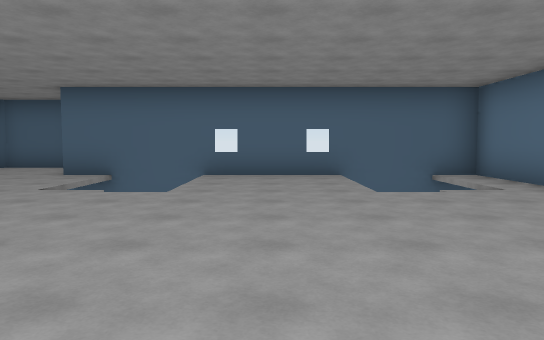
[1] (above)

14 first-person views from a walk through a 3-D level made in the Unity game engine. The camera is 1.4 m above the floor, tilts 4° down and sees 70° across. The floor is counted in squares, 2 m on a side. Each view is taken from the middle of a square. On the plan, view 1 faces up. The plan holds only what a view shows up to about 11 squares ahead; the rest is blank. The place goes on beyond the plan. The player is left out.

[2]
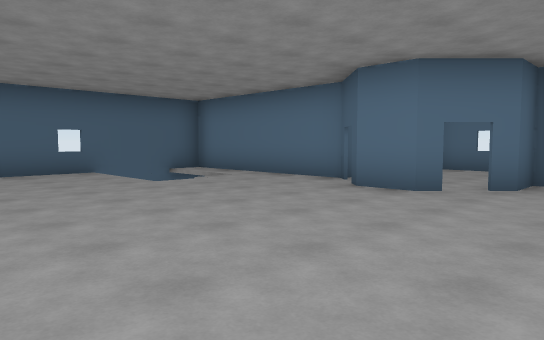

[3]
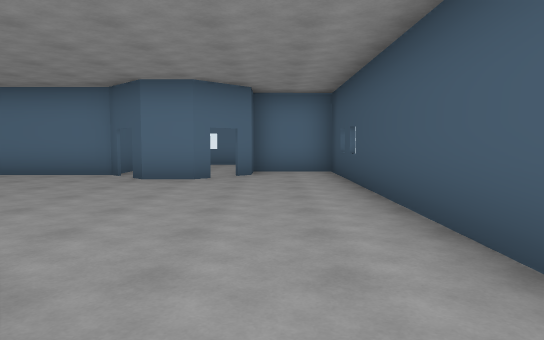

[4]
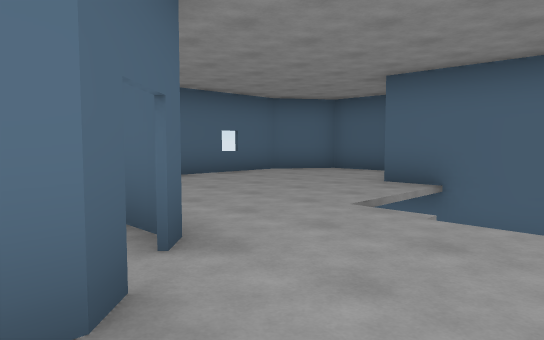

[5]
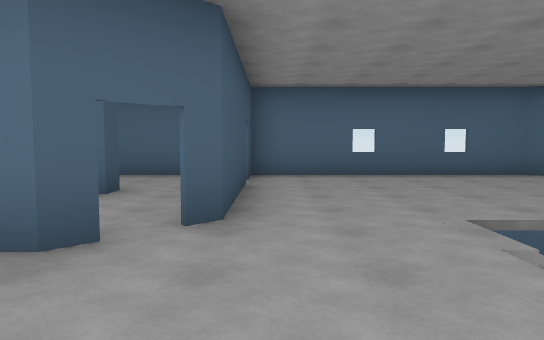

[6]
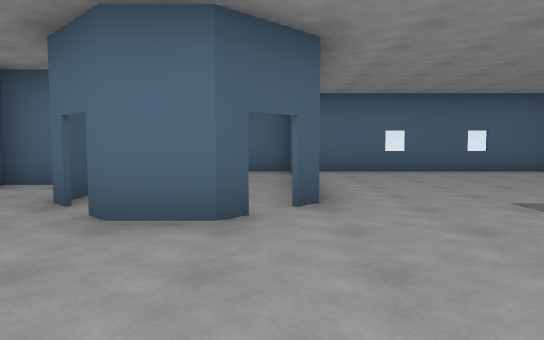

[7]
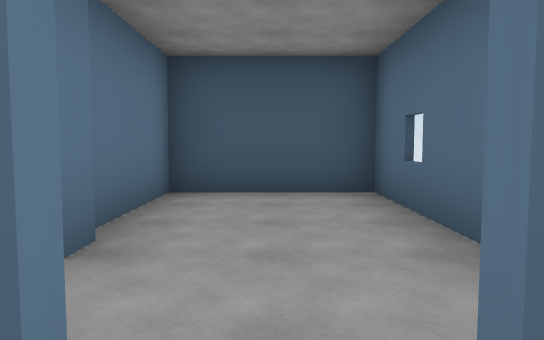

[8]
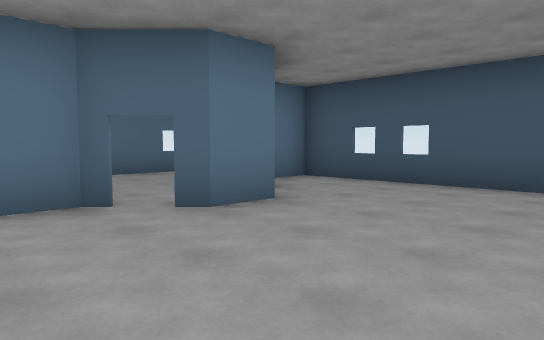

[9]
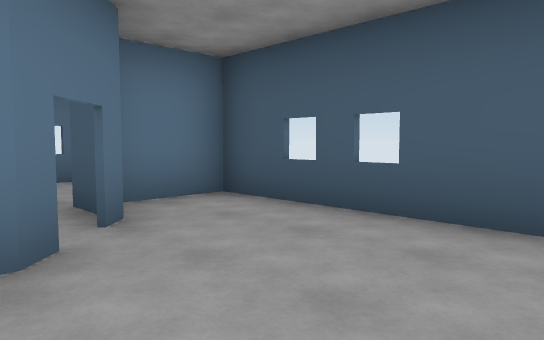

[10]
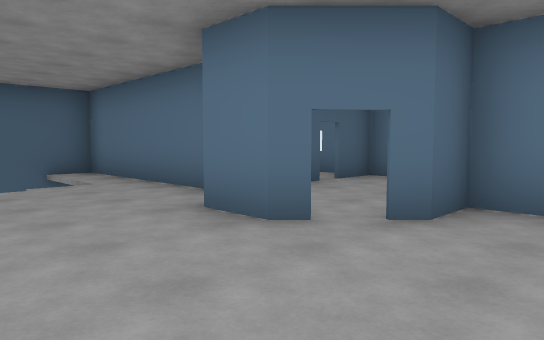

[11]
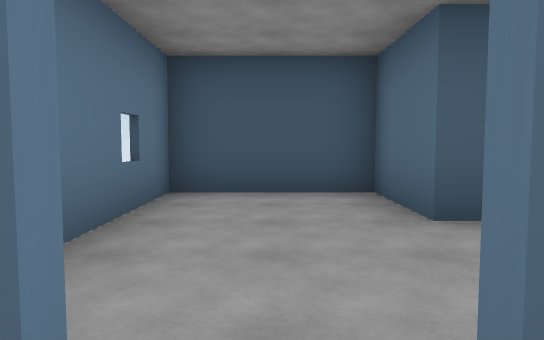

[12]
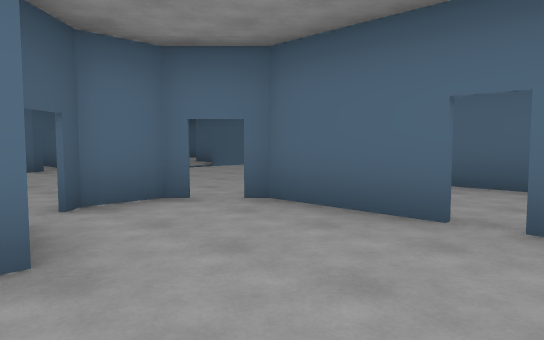

[13]
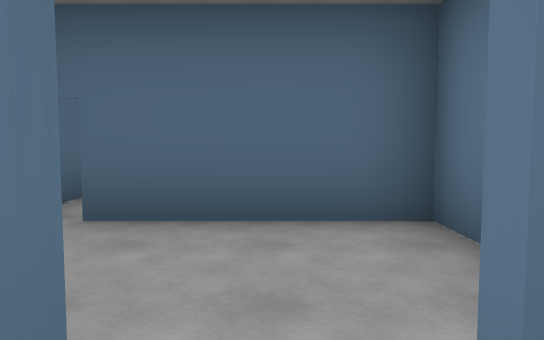

[14]
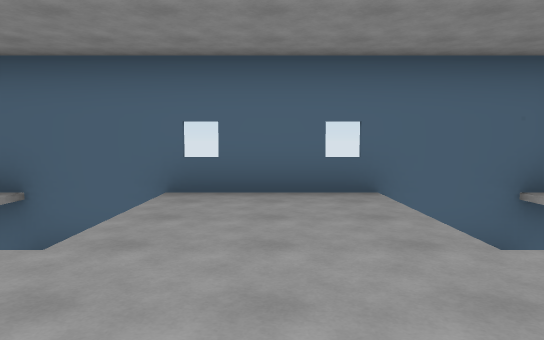

### Floor plan
Key: @ floor where view 1 was taken; # wall or solid block; . floor; / step, stairs or slope; v drop or lower ground; O other object.
Columns run from 9 left of view 1 to 9 right of it. Each row starts with its distance up from view 1.
 11  v##
 10  #..
  9  ....###v#v####
  8 v.....  ...  .#
  7  .....  ...  .####
  6 v...../ ... /.#...
  5  .............#...
  4  #.###........##.#
  3 #.................#
  2 #......#.....#....#
  1 #...O#........##..#
  0 v...#....@.....#..v
 -1  ...#..........#..
 -2  ###   #####vv####

Positions as (right, up) in squares from view 1, and headings:
1: (0, 0), facing up
2: (-2, -1), facing up-right
3: (-4, 0), facing right
4: (-1, 2), facing up-left
5: (0, 4), facing left
6: (1, 3), facing left
7: (-7, 4), facing down
8: (0, 5), facing down-right
9: (1, 2), facing down-right
10: (1, -1), facing up-right
11: (7, 4), facing down
12: (8, 0), facing up-left
13: (7, 3), facing up
14: (0, 3), facing up
